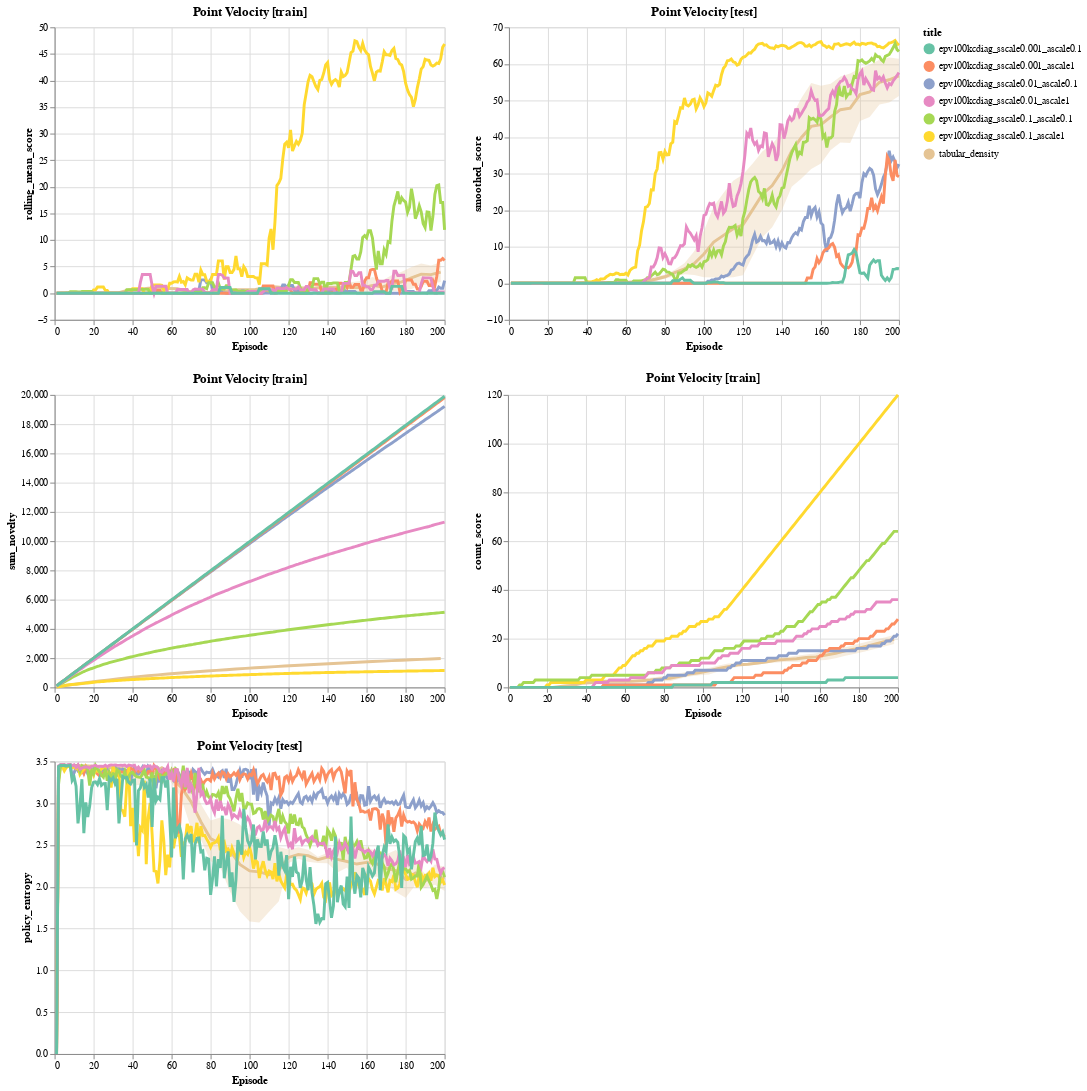

Notebook cell for this chart:
### Code cell
alt.themes.enable('personal')
jobs = [
    load_jobs('arxiv2_pv100_seed*', subdir='exploration', title='tabular_density'),
#     load_jobs('explore_pv100_kcount*', subdir='exploration'),
#     load_jobs('explore_pv100_k*clippednum*', subdir='exploration'),
#     load_jobs('epv100kc_scale*', subdir='exploration'),
#     load_jobs('epv100kc_sscale*', subdir='exploration'),
#     load_jobs('epv100kcfix_sscale*', subdir='exploration'),
#     load_jobs('epv100kcrefix_sscale*', subdir='exploration'),
    load_jobs('epv100kcdiag_sscale*', subdir='exploration'),
]
data = pd.concat(jobs, sort=False)
N = 200
subset = data
# subset = subset[((subset.episode % 5 == 0) & (subset.test)) | ((subset.episode % 3 == 0) & (~subset.test))]
subset = subset[(subset['episode'] <= N)]
chart = make_base_chart(
    subset, 
    title="Point Velocity", 
    color='title',
    window=5,
)

(plot_with_bars(chart, 'rolling_mean_score', test=False) | plot_with_bars(chart, 'smoothed_score', test=True)) & \
(plot_with_bars(chart, 'sum_novelty', test=False) | plot_with_bars(chart, 'count_score', test=False)) & \
plot_with_bars(chart, 'policy_entropy', test=True)

### Figure 1 — Vega-Lite specification as saved in the notebook (floating-point values rounded to 4 significant figures; data arrays with more than 128 entries replaced by an {"elided": "..."} marker saying what was removed)
{"config": {"view": {"height": 300, "width": 400}, "range": {"category": {"scheme": "set2"}, "ordinal": {"scheme": "set2"}}, "legend": {"labelLimit": 0}, "background": "white", "mark": {"clip": true}, "line": {"size": 3}}, "vconcat": [{"hconcat": [{"layer": [{"mark": {"type": "circle", "opacity": 1, "size": 0}, "encoding": {"color": {"type": "nominal", "field": "title"}, "x": {"type": "quantitative", "field": "episode", "title": "Episode"}, "y": {"type": "quantitative", "aggregate": "mean", "field": "rolling_mean_score"}}, "title": "Point Velocity", "transform": [{"calculate": "(datum.score > 0.1)", "as": "has_score"}, {"window": [{"op": "sum", "field": "novelty_score", "as": "sum_novelty"}], "frame": [null, 0], "groupby": ["name", "test"], "sort": [{"field": "episode", "order": "ascending"}]}, {"window": [{"op": "sum", "field": "score", "as": "sum_score"}], "frame": [null, 0], "groupby": ["name", "test"], "sort": [{"field": "episode", "order": "ascending"}]}, {"window": [{"op": "sum", "field": "has_score", "as": "count_score"}], "frame": [null, 0], "groupby": ["name", "test"], "sort": [{"field": "episode", "order": "ascending"}]}, {"window": [{"op": "mean", "field": "score", "as": "rolling_mean_score"}], "frame": [-5, 0], "groupby": ["name", "test"], "sort": [{"field": "episode", "order": "ascending"}]}, {"window": [{"op": "mean", "field": "novelty_score", "as": "rolling_mean_novelty"}], "frame": [-5, 0], "groupby": ["name", "test"], "sort": [{"field": "episode", "order": "ascending"}]}, {"calculate": "(((datum.name === 'SAC') * datum.score) + ((datum.name !== 'SAC') * datum.rolling_mean_score))", "as": "smoothed_score"}, {"filter": "(datum.test === false)"}]}, {"mark": {"type": "errorband", "extent": "ci"}, "encoding": {"color": {"type": "nominal", "field": "title"}, "x": {"type": "quantitative", "field": "episode", "title": "Episode"}, "y": {"type": "quantitative", "field": "rolling_mean_score"}}, "title": "Point Velocity", "transform": [{"calculate": "(datum.score > 0.1)", "as": "has_score"}, {"window": [{"op": "sum", "field": "novelty_score", "as": "sum_novelty"}], "frame": [null, 0], "groupby": ["name", "test"], "sort": [{"field": "episode", "order": "ascending"}]}, {"window": [{"op": "sum", "field": "score", "as": "sum_score"}], "frame": [null, 0], "groupby": ["name", "test"], "sort": [{"field": "episode", "order": "ascending"}]}, {"window": [{"op": "sum", "field": "has_score", "as": "count_score"}], "frame": [null, 0], "groupby": ["name", "test"], "sort": [{"field": "episode", "order": "ascending"}]}, {"window": [{"op": "mean", "field": "score", "as": "rolling_mean_score"}], "frame": [-5, 0], "groupby": ["name", "test"], "sort": [{"field": "episode", "order": "ascending"}]}, {"window": [{"op": "mean", "field": "novelty_score", "as": "rolling_mean_novelty"}], "frame": [-5, 0], "groupby": ["name", "test"], "sort": [{"field": "episode", "order": "ascending"}]}, {"calculate": "(((datum.name === 'SAC') * datum.score) + ((datum.name !== 'SAC') * datum.rolling_mean_score))", "as": "smoothed_score"}, {"filter": "(datum.test === false)"}]}, {"mark": "line", "encoding": {"color": {"type": "nominal", "field": "title"}, "x": {"type": "quantitative", "field": "episode", "title": "Episode"}, "y": {"type": "quantitative", "aggregate": "mean", "field": "rolling_mean_score"}}, "title": "Point Velocity", "transform": [{"calculate": "(datum.score > 0.1)", "as": "has_score"}, {"window": [{"op": "sum", "field": "novelty_score", "as": "sum_novelty"}], "frame": [null, 0], "groupby": ["name", "test"], "sort": [{"field": "episode", "order": "ascending"}]}, {"window": [{"op": "sum", "field": "score", "as": "sum_score"}], "frame": [null, 0], "groupby": ["name", "test"], "sort": [{"field": "episode", "order": "ascending"}]}, {"window": [{"op": "sum", "field": "has_score", "as": "count_score"}], "frame": [null, 0], "groupby": ["name", "test"], "sort": [{"field": "episode", "order": "ascending"}]}, {"window": [{"op": "mean", "field": "score", "as": "rolling_mean_score"}], "frame": [-5, 0], "groupby": ["name", "test"], "sort": [{"field": "episode", "order": "ascending"}]}, {"window": [{"op": "mean", "field": "novelty_score", "as": "rolling_mean_novelty"}], "frame": [-5, 0], "groupby": ["name", "test"], "sort": [{"field": "episode", "order": "ascending"}]}, {"calculate": "(((datum.name === 'SAC') * datum.score) + ((datum.name !== 'SAC') * datum.rolling_mean_score))", "as": "smoothed_score"}, {"filter": "(datum.test === false)"}]}], "title": "Point Velocity [train]"}, {"layer": [{"mark": {"type": "circle", "opacity": 1, "size": 0}, "encoding": {"color": {"type": "nominal", "field": "title"}, "x": {"type": "quantitative", "field": "episode", "title": "Episode"}, "y": {"type": "quantitative", "aggregate": "mean", "field": "smoothed_score"}}, "title": "Point Velocity", "transform": [{"calculate": "(datum.score > 0.1)", "as": "has_score"}, {"window": [{"op": "sum", "field": "novelty_score", "as": "sum_novelty"}], "frame": [null, 0], "groupby": ["name", "test"], "sort": [{"field": "episode", "order": "ascending"}]}, {"window": [{"op": "sum", "field": "score", "as": "sum_score"}], "frame": [null, 0], "groupby": ["name", "test"], "sort": [{"field": "episode", "order": "ascending"}]}, {"window": [{"op": "sum", "field": "has_score", "as": "count_score"}], "frame": [null, 0], "groupby": ["name", "test"], "sort": [{"field": "episode", "order": "ascending"}]}, {"window": [{"op": "mean", "field": "score", "as": "rolling_mean_score"}], "frame": [-5, 0], "groupby": ["name", "test"], "sort": [{"field": "episode", "order": "ascending"}]}, {"window": [{"op": "mean", "field": "novelty_score", "as": "rolling_mean_novelty"}], "frame": [-5, 0], "groupby": ["name", "test"], "sort": [{"field": "episode", "order": "ascending"}]}, {"calculate": "(((datum.name === 'SAC') * datum.score) + ((datum.name !== 'SAC') * datum.rolling_mean_score))", "as": "smoothed_score"}, {"filter": "(datum.test === true)"}]}, {"mark": {"type": "errorband", "extent": "ci"}, "encoding": {"color": {"type": "nominal", "field": "title"}, "x": {"type": "quantitative", "field": "episode", "title": "Episode"}, "y": {"type": "quantitative", "field": "smoothed_score"}}, "title": "Point Velocity", "transform": [{"calculate": "(datum.score > 0.1)", "as": "has_score"}, {"window": [{"op": "sum", "field": "novelty_score", "as": "sum_novelty"}], "frame": [null, 0], "groupby": ["name", "test"], "sort": [{"field": "episode", "order": "ascending"}]}, {"window": [{"op": "sum", "field": "score", "as": "sum_score"}], "frame": [null, 0], "groupby": ["name", "test"], "sort": [{"field": "episode", "order": "ascending"}]}, {"window": [{"op": "sum", "field": "has_score", "as": "count_score"}], "frame": [null, 0], "groupby": ["name", "test"], "sort": [{"field": "episode", "order": "ascending"}]}, {"window": [{"op": "mean", "field": "score", "as": "rolling_mean_score"}], "frame": [-5, 0], "groupby": ["name", "test"], "sort": [{"field": "episode", "order": "ascending"}]}, {"window": [{"op": "mean", "field": "novelty_score", "as": "rolling_mean_novelty"}], "frame": [-5, 0], "groupby": ["name", "test"], "sort": [{"field": "episode", "order": "ascending"}]}, {"calculate": "(((datum.name === 'SAC') * datum.score) + ((datum.name !== 'SAC') * datum.rolling_mean_score))", "as": "smoothed_score"}, {"filter": "(datum.test === true)"}]}, {"mark": "line", "encoding": {"color": {"type": "nominal", "field": "title"}, "x": {"type": "quantitative", "field": "episode", "title": "Episode"}, "y": {"type": "quantitative", "aggregate": "mean", "field": "smoothed_score"}}, "title": "Point Velocity", "transform": [{"calculate": "(datum.score > 0.1)", "as": "has_score"}, {"window": [{"op": "sum", "field": "novelty_score", "as": "sum_novelty"}], "frame": [null, 0], "groupby": ["name", "test"], "sort": [{"field": "episode", "order": "ascending"}]}, {"window": [{"op": "sum", "field": "score", "as": "sum_score"}], "frame": [null, 0], "groupby": ["name", "test"], "sort": [{"field": "episode", "order": "ascending"}]}, {"window": [{"op": "sum", "field": "has_score", "as": "count_score"}], "frame": [null, 0], "groupby": ["name", "test"], "sort": [{"field": "episode", "order": "ascending"}]}, {"window": [{"op": "mean", "field": "score", "as": "rolling_mean_score"}], "frame": [-5, 0], "groupby": ["name", "test"], "sort": [{"field": "episode", "order": "ascending"}]}, {"window": [{"op": "mean", "field": "novelty_score", "as": "rolling_mean_novelty"}], "frame": [-5, 0], "groupby": ["name", "test"], "sort": [{"field": "episode", "order": "ascending"}]}, {"calculate": "(((datum.name === 'SAC') * datum.score) + ((datum.name !== 'SAC') * datum.rolling_mean_score))", "as": "smoothed_score"}, {"filter": "(datum.test === true)"}]}], "title": "Point Velocity [test]"}]}, {"hconcat": [{"layer": [{"mark": {"type": "circle", "opacity": 1, "size": 0}, "encoding": {"color": {"type": "nominal", "field": "title"}, "x": {"type": "quantitative", "field": "episode", "title": "Episode"}, "y": {"type": "quantitative", "aggregate": "mean", "field": "sum_novelty"}}, "title": "Point Velocity", "transform": [{"calculate": "(datum.score > 0.1)", "as": "has_score"}, {"window": [{"op": "sum", "field": "novelty_score", "as": "sum_novelty"}], "frame": [null, 0], "groupby": ["name", "test"], "sort": [{"field": "episode", "order": "ascending"}]}, {"window": [{"op": "sum", "field": "score", "as": "sum_score"}], "frame": [null, 0], "groupby": ["name", "test"], "sort": [{"field": "episode", "order": "ascending"}]}, {"window": [{"op": "sum", "field": "has_score", "as": "count_score"}], "frame": [null, 0], "groupby": ["name", "test"], "sort": [{"field": "episode", "order": "ascending"}]}, {"window": [{"op": "mean", "field": "score", "as": "rolling_mean_score"}], "frame": [-5, 0], "groupby": ["name", "test"], "sort": [{"field": "episode", "order": "ascending"}]}, {"window": [{"op": "mean", "field": "novelty_score", "as": "rolling_mean_novelty"}], "frame": [-5, 0], "groupby": ["name", "test"], "sort": [{"field": "episode", "order": "ascending"}]}, {"calculate": "(((datum.name === 'SAC') * datum.score) + ((datum.name !== 'SAC') * datum.rolling_mean_score))", "as": "smoothed_score"}, {"filter": "(datum.test === false)"}]}, {"mark": {"type": "errorband", "extent": "ci"}, "encoding": {"color": {"type": "nominal", "field": "title"}, "x": {"type": "quantitative", "field": "episode", "title": "Episode"}, "y": {"type": "quantitative", "field": "sum_novelty"}}, "title": "Point Velocity", "transform": [{"calculate": "(datum.score > 0.1)", "as": "has_score"}, {"window": [{"op": "sum", "field": "novelty_score", "as": "sum_novelty"}], "frame": [null, 0], "groupby": ["name", "test"], "sort": [{"field": "episode", "order": "ascending"}]}, {"window": [{"op": "sum", "field": "score", "as": "sum_score"}], "frame": [null, 0], "groupby": ["name", "test"], "sort": [{"field": "episode", "order": "ascending"}]}, {"window": [{"op": "sum", "field": "has_score", "as": "count_score"}], "frame": [null, 0], "groupby": ["name", "test"], "sort": [{"field": "episode", "order": "ascending"}]}, {"window": [{"op": "mean", "field": "score", "as": "rolling_mean_score"}], "frame": [-5, 0], "groupby": ["name", "test"], "sort": [{"field": "episode", "order": "ascending"}]}, {"window": [{"op": "mean", "field": "novelty_score", "as": "rolling_mean_novelty"}], "frame": [-5, 0], "groupby": ["name", "test"], "sort": [{"field": "episode", "order": "ascending"}]}, {"calculate": "(((datum.name === 'SAC') * datum.score) + ((datum.name !== 'SAC') * datum.rolling_mean_score))", "as": "smoothed_score"}, {"filter": "(datum.test === false)"}]}, {"mark": "line", "encoding": {"color": {"type": "nominal", "field": "title"}, "x": {"type": "quantitative", "field": "episode", "title": "Episode"}, "y": {"type": "quantitative", "aggregate": "mean", "field": "sum_novelty"}}, "title": "Point Velocity", "transform": [{"calculate": "(datum.score > 0.1)", "as": "has_score"}, {"window": [{"op": "sum", "field": "novelty_score", "as": "sum_novelty"}], "frame": [null, 0], "groupby": ["name", "test"], "sort": [{"field": "episode", "order": "ascending"}]}, {"window": [{"op": "sum", "field": "score", "as": "sum_score"}], "frame": [null, 0], "groupby": ["name", "test"], "sort": [{"field": "episode", "order": "ascending"}]}, {"window": [{"op": "sum", "field": "has_score", "as": "count_score"}], "frame": [null, 0], "groupby": ["name", "test"], "sort": [{"field": "episode", "order": "ascending"}]}, {"window": [{"op": "mean", "field": "score", "as": "rolling_mean_score"}], "frame": [-5, 0], "groupby": ["name", "test"], "sort": [{"field": "episode", "order": "ascending"}]}, {"window": [{"op": "mean", "field": "novelty_score", "as": "rolling_mean_novelty"}], "frame": [-5, 0], "groupby": ["name", "test"], "sort": [{"field": "episode", "order": "ascending"}]}, {"calculate": "(((datum.name === 'SAC') * datum.score) + ((datum.name !== 'SAC') * datum.rolling_mean_score))", "as": "smoothed_score"}, {"filter": "(datum.test === false)"}]}], "title": "Point Velocity [train]"}, {"layer": [{"mark": {"type": "circle", "opacity": 1, "size": 0}, "encoding": {"color": {"type": "nominal", "field": "title"}, "x": {"type": "quantitative", "field": "episode", "title": "Episode"}, "y": {"type": "quantitative", "aggregate": "mean", "field": "count_score"}}, "title": "Point Velocity", "transform": [{"calculate": "(datum.score > 0.1)", "as": "has_score"}, {"window": [{"op": "sum", "field": "novelty_score", "as": "sum_novelty"}], "frame": [null, 0], "groupby": ["name", "test"], "sort": [{"field": "episode", "order": "ascending"}]}, {"window": [{"op": "sum", "field": "score", "as": "sum_score"}], "frame": [null, 0], "groupby": ["name", "test"], "sort": [{"field": "episode", "order": "ascending"}]}, {"window": [{"op": "sum", "field": "has_score", "as": "count_score"}], "frame": [null, 0], "groupby": ["name", "test"], "sort": [{"field": "episode", "order": "ascending"}]}, {"window": [{"op": "mean", "field": "score", "as": "rolling_mean_score"}], "frame": [-5, 0], "groupby": ["name", "test"], "sort": [{"field": "episode", "order": "ascending"}]}, {"window": [{"op": "mean", "field": "novelty_score", "as": "rolling_mean_novelty"}], "frame": [-5, 0], "groupby": ["name", "test"], "sort": [{"field": "episode", "order": "ascending"}]}, {"calculate": "(((datum.name === 'SAC') * datum.score) + ((datum.name !== 'SAC') * datum.rolling_mean_score))", "as": "smoothed_score"}, {"filter": "(datum.test === false)"}]}, {"mark": {"type": "errorband", "extent": "ci"}, "encoding": {"color": {"type": "nominal", "field": "title"}, "x": {"type": "quantitative", "field": "episode", "title": "Episode"}, "y": {"type": "quantitative", "field": "count_score"}}, "title": "Point Velocity", "transform": [{"calculate": "(datum.score > 0.1)", "as": "has_score"}, {"window": [{"op": "sum", "field": "novelty_score", "as": "sum_novelty"}], "frame": [null, 0], "groupby": ["name", "test"], "sort": [{"field": "episode", "order": "ascending"}]}, {"window": [{"op": "sum", "field": "score", "as": "sum_score"}], "frame": [null, 0], "groupby": ["name", "test"], "sort": [{"field": "episode", "order": "ascending"}]}, {"window": [{"op": "sum", "field": "has_score", "as": "count_score"}], "frame": [null, 0], "groupby": ["name", "test"], "sort": [{"field": "episode", "order": "ascending"}]}, {"window": [{"op": "mean", "field": "score", "as": "rolling_mean_score"}], "frame": [-5, 0], "groupby": ["name", "test"], "sort": [{"field": "episode", "order": "ascending"}]}, {"window": [{"op": "mean", "field": "novelty_score", "as": "rolling_mean_novelty"}], "frame": [-5, 0], "groupby": ["name", "test"], "sort": [{"field": "episode", "order": "ascending"}]}, {"calculate": "(((datum.name === 'SAC') * datum.score) + ((datum.name !== 'SAC') * datum.rolling_mean_score))", "as": "smoothed_score"}, {"filter": "(datum.test === false)"}]}, {"mark": "line", "encoding": {"color": {"type": "nominal", "field": "title"}, "x": {"type": "quantitative", "field": "episode", "title": "Episode"}, "y": {"type": "quantitative", "aggregate": "mean", "field": "count_score"}}, "title": "Point Velocity", "transform": [{"calculate": "(datum.score > 0.1)", "as": "has_score"}, {"window": [{"op": "sum", "field": "novelty_score", "as": "sum_novelty"}], "frame": [null, 0], "groupby": ["name", "test"], "sort": [{"field": "episode", "order": "ascending"}]}, {"window": [{"op": "sum", "field": "score", "as": "sum_score"}], "frame": [null, 0], "groupby": ["name", "test"], "sort": [{"field": "episode", "order": "ascending"}]}, {"window": [{"op": "sum", "field": "has_score", "as": "count_score"}], "frame": [null, 0], "groupby": ["name", "test"], "sort": [{"field": "episode", "order": "ascending"}]}, {"window": [{"op": "mean", "field": "score", "as": "rolling_mean_score"}], "frame": [-5, 0], "groupby": ["name", "test"], "sort": [{"field": "episode", "order": "ascending"}]}, {"window": [{"op": "mean", "field": "novelty_score", "as": "rolling_mean_novelty"}], "frame": [-5, 0], "groupby": ["name", "test"], "sort": [{"field": "episode", "order": "ascending"}]}, {"calculate": "(((datum.name === 'SAC') * datum.score) + ((datum.name !== 'SAC') * datum.rolling_mean_score))", "as": "smoothed_score"}, {"filter": "(datum.test === false)"}]}], "title": "Point Velocity [train]"}]}, {"layer": [{"mark": {"type": "circle", "opacity": 1, "size": 0}, "encoding": {"color": {"type": "nominal", "field": "title"}, "x": {"type": "quantitative", "field": "episode", "title": "Episode"}, "y": {"type": "quantitative", "aggregate": "mean", "field": "policy_entropy"}}, "title": "Point Velocity", "transform": [{"calculate": "(datum.score > 0.1)", "as": "has_score"}, {"window": [{"op": "sum", "field": "novelty_score", "as": "sum_novelty"}], "frame": [null, 0], "groupby": ["name", "test"], "sort": [{"field": "episode", "order": "ascending"}]}, {"window": [{"op": "sum", "field": "score", "as": "sum_score"}], "frame": [null, 0], "groupby": ["name", "test"], "sort": [{"field": "episode", "order": "ascending"}]}, {"window": [{"op": "sum", "field": "has_score", "as": "count_score"}], "frame": [null, 0], "groupby": ["name", "test"], "sort": [{"field": "episode", "order": "ascending"}]}, {"window": [{"op": "mean", "field": "score", "as": "rolling_mean_score"}], "frame": [-5, 0], "groupby": ["name", "test"], "sort": [{"field": "episode", "order": "ascending"}]}, {"window": [{"op": "mean", "field": "novelty_score", "as": "rolling_mean_novelty"}], "frame": [-5, 0], "groupby": ["name", "test"], "sort": [{"field": "episode", "order": "ascending"}]}, {"calculate": "(((datum.name === 'SAC') * datum.score) + ((datum.name !== 'SAC') * datum.rolling_mean_score))", "as": "smoothed_score"}, {"filter": "(datum.test === true)"}]}, {"mark": {"type": "errorband", "extent": "ci"}, "encoding": {"color": {"type": "nominal", "field": "title"}, "x": {"type": "quantitative", "field": "episode", "title": "Episode"}, "y": {"type": "quantitative", "field": "policy_entropy"}}, "title": "Point Velocity", "transform": [{"calculate": "(datum.score > 0.1)", "as": "has_score"}, {"window": [{"op": "sum", "field": "novelty_score", "as": "sum_novelty"}], "frame": [null, 0], "groupby": ["name", "test"], "sort": [{"field": "episode", "order": "ascending"}]}, {"window": [{"op": "sum", "field": "score", "as": "sum_score"}], "frame": [null, 0], "groupby": ["name", "test"], "sort": [{"field": "episode", "order": "ascending"}]}, {"window": [{"op": "sum", "field": "has_score", "as": "count_score"}], "frame": [null, 0], "groupby": ["name", "test"], "sort": [{"field": "episode", "order": "ascending"}]}, {"window": [{"op": "mean", "field": "score", "as": "rolling_mean_score"}], "frame": [-5, 0], "groupby": ["name", "test"], "sort": [{"field": "episode", "order": "ascending"}]}, {"window": [{"op": "mean", "field": "novelty_score", "as": "rolling_mean_novelty"}], "frame": [-5, 0], "groupby": ["name", "test"], "sort": [{"field": "episode", "order": "ascending"}]}, {"calculate": "(((datum.name === 'SAC') * datum.score) + ((datum.name !== 'SAC') * datum.rolling_mean_score))", "as": "smoothed_score"}, {"filter": "(datum.test === true)"}]}, {"mark": "line", "encoding": {"color": {"type": "nominal", "field": "title"}, "x": {"type": "quantitative", "field": "episode", "title": "Episode"}, "y": {"type": "quantitative", "aggregate": "mean", "field": "policy_entropy"}}, "title": "Point Velocity", "transform": [{"calculate": "(datum.score > 0.1)", "as": "has_score"}, {"window": [{"op": "sum", "field": "novelty_score", "as": "sum_novelty"}], "frame": [null, 0], "groupby": ["name", "test"], "sort": [{"field": "episode", "order": "ascending"}]}, {"window": [{"op": "sum", "field": "score", "as": "sum_score"}], "frame": [null, 0], "groupby": ["name", "test"], "sort": [{"field": "episode", "order": "ascending"}]}, {"window": [{"op": "sum", "field": "has_score", "as": "count_score"}], "frame": [null, 0], "groupby": ["name", "test"], "sort": [{"field": "episode", "order": "ascending"}]}, {"window": [{"op": "mean", "field": "score", "as": "rolling_mean_score"}], "frame": [-5, 0], "groupby": ["name", "test"], "sort": [{"field": "episode", "order": "ascending"}]}, {"window": [{"op": "mean", "field": "novelty_score", "as": "rolling_mean_novelty"}], "frame": [-5, 0], "groupby": ["name", "test"], "sort": [{"field": "episode", "order": "ascending"}]}, {"calculate": "(((datum.name === 'SAC') * datum.score) + ((datum.name !== 'SAC') * datum.rolling_mean_score))", "as": "smoothed_score"}, {"filter": "(datum.test === true)"}]}], "title": "Point Velocity [test]"}], "data": {"name": "data-a83c95f53c1edc1f01501584d4269227"}, "$schema": "https://vega.github.io/schema/vega-lite/v4.8.1.json", "datasets": {"data-a83c95f53c1edc1f01501584d4269227": {"elided": "2720 records"}}}
